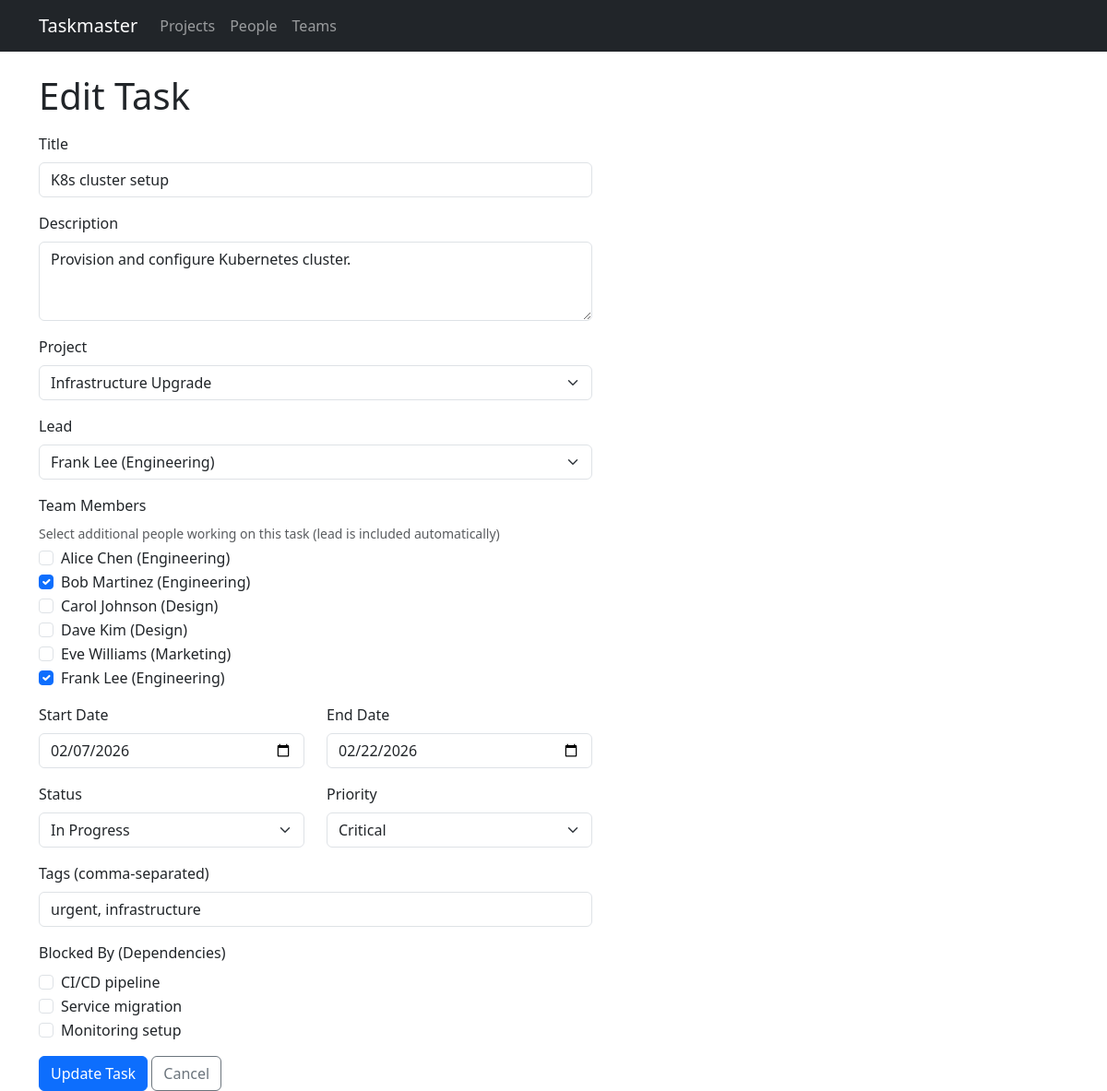
The app's page /tasks/15/edit, older data.
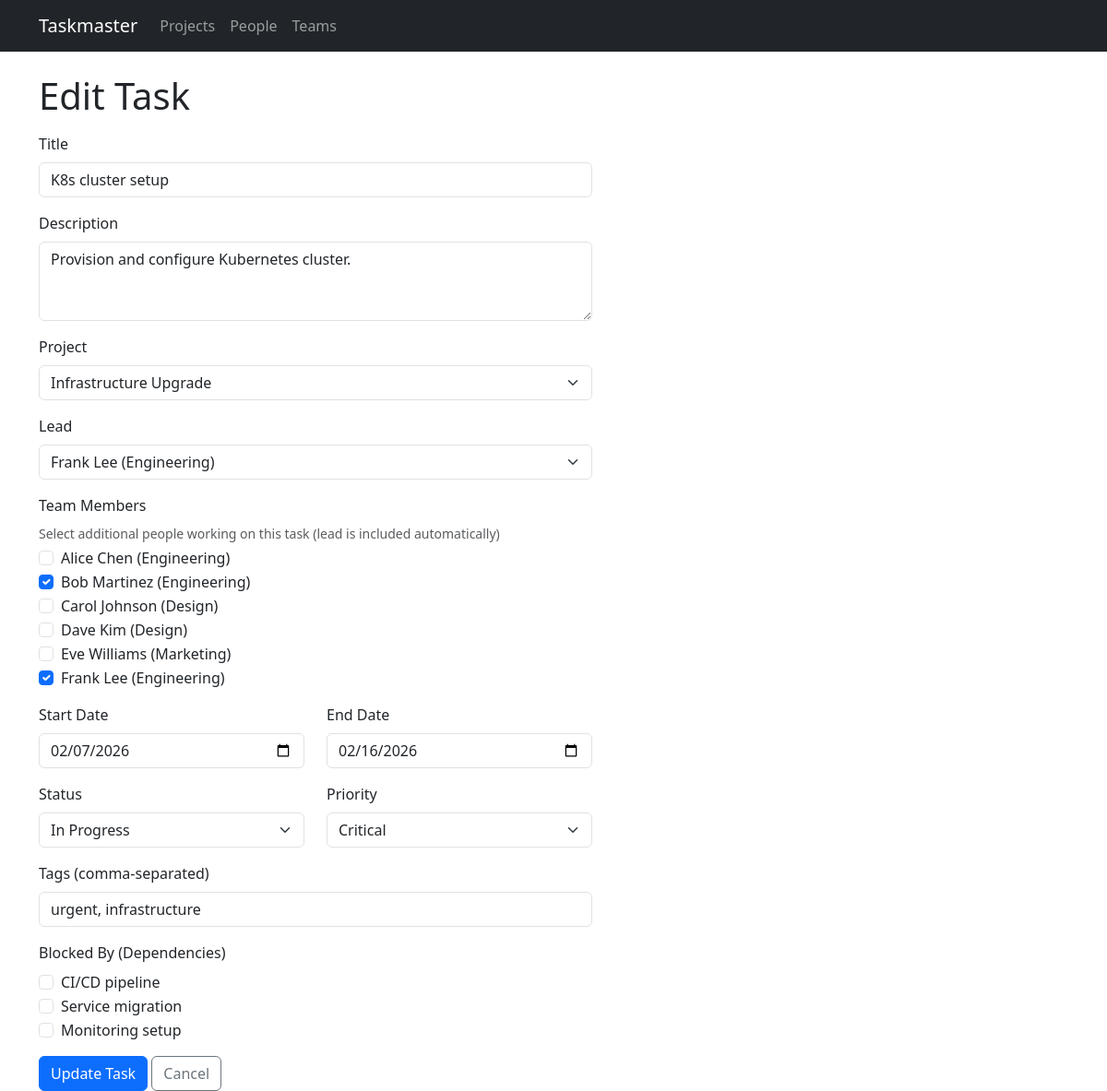
The same page, newer data.
### models.py (models this page shows, shortened)
class Task(db.Model):
    id = db.Column(db.Integer, primary_key=True)
    title = db.Column(db.String(200), nullable=False)
    description = db.Column(db.Text)
    project_id = db.Column(db.Integer, db.ForeignKey('project.id'), nullable=False)
    start_date = db.Column(db.Date, nullable=False)
    end_date = db.Column(db.Date, nullable=False)
    status = db.Column(db.String(20), default='todo')  # todo, in_progress, done
    priority = db.Column(db.String(20), default='medium')  # low, medium, high, critical
    assignments = db.relationship('TaskAssignment', backref='task', lazy=True,
                                   cascade='all, delete-orphan')
    tags = db.relationship('Tag', secondary=task_tags, backref=db.backref('tasks', lazy=True))
    status_updates = db.relationship('StatusUpdate', backref='task', lazy=True,
                                     order_by='StatusUpdate.created_at.desc()',
                                     cascade='all, delete-orphan')
    dependencies = db.relationship(
        'Task',
        secondary='task_dependency',
        primaryjoin='Task.id == TaskDependency.task_id',
        secondaryjoin='Task.id == TaskDependency.depends_on_id',
        backref=db.backref('dependents', lazy=True),
        lazy=True,
    )
    @property
    def lead(self):
        for a in self.assignments:
            if a.is_lead:
                return a.person
        return None
    @property
    def assignees(self):
        return [a.person for a in self.assignments]

### routes/tasks.py (the view, shortened to what this page needs)
@bp.route('/tasks/<int:id>/edit', methods=['GET', 'POST'])
def edit_task(id):
    task = Task.query.get_or_404(id)
    projects = Project.query.order_by(Project.name).all()
    people = Person.query.order_by(Person.name).all()
    available_deps = Task.query.filter(
        Task.project_id == task.project_id, Task.id != task.id
    ).all()
    return render_template('tasks/form.html', task=task, projects=projects,
                           people=people, project_id=task.project_id,
                           available_deps=available_deps)

### templates/tasks/form.html (shortened to what the changed rows need)
{% extends "base.html" %}
{% block content %}
<h1>{{ 'Edit' if task else 'New' }} Task</h1>
<form method="post" class="mt-3" style="max-width: 600px;">
    <div class="mb-3">
        <label for="title" class="form-label">Title</label>
        <input type="text" class="form-control" id="title" name="title"
               value="{{ task.title if task else '' }}" required>
    </div>
    <div class="mb-3">
        <label for="description" class="form-label">Description</label>
        <textarea class="form-control" id="description" name="description" rows="3">{{ task.description if task else '' }}</textarea>
    </div>
    <div class="row">
        <div class="col-md-6 mb-3">
            <label for="start_date" class="form-label">Start Date</label>
            <input type="date" class="form-control" id="start_date" name="start_date"
                   value="{{ task.start_date if task else '' }}" required>
        </div>
        <div class="col-md-6 mb-3">
            <label for="end_date" class="form-label">End Date</label>
            <input type="date" class="form-control" id="end_date" name="end_date"
                   value="{{ task.end_date if task else '' }}" required>
        </div>
    </div>
</form>
{% endblock %}

Row changes from the older to the newer data that the page shows:
changed Task "K8s cluster setup": end_date "02/22/2026" → "02/16/2026"
